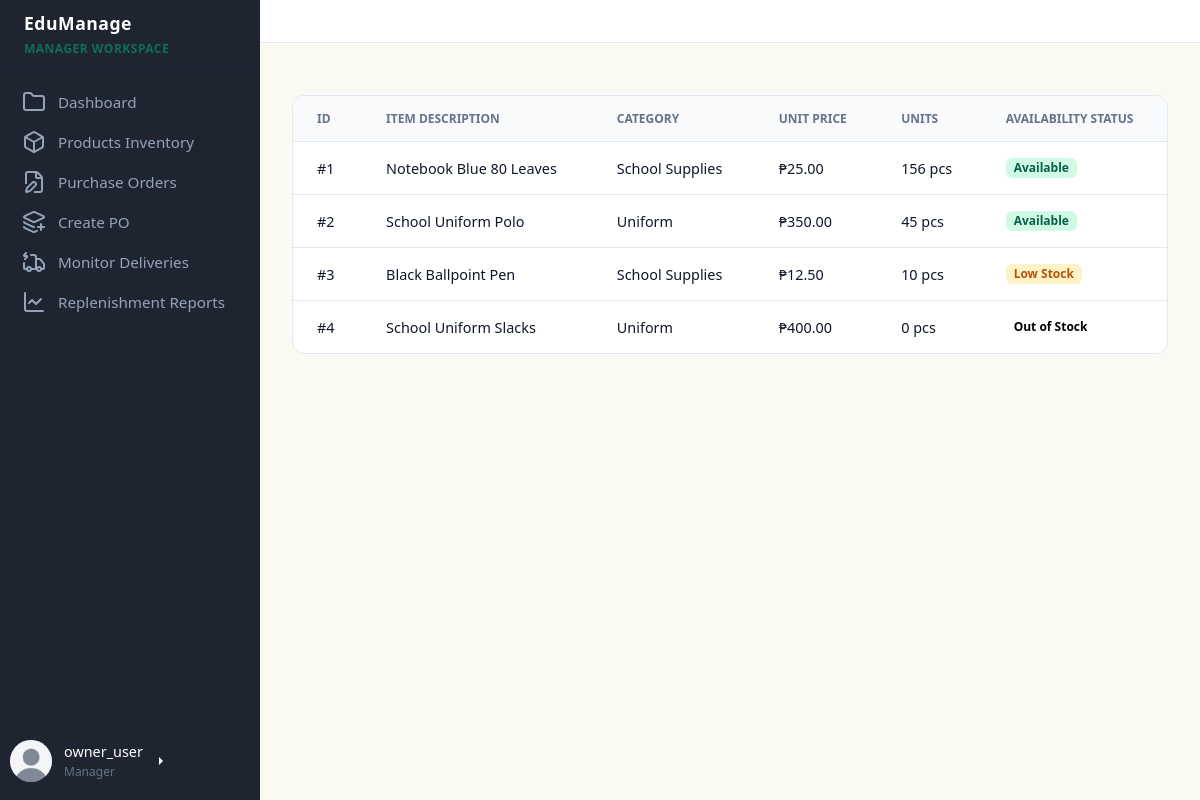
Page /dashboards/manager/manager_dashboard.php?page=products (signed in) on the committed database.
### tables this page shows
CREATE TABLE `users` (
  `user_id` int(11) NOT NULL,
  `first_name` varchar(50) NOT NULL,
  `last_name` varchar(50) NOT NULL,
  `profile_picture` varchar(255) DEFAULT 'default.jpg',
  `email` varchar(100) NOT NULL,
  `username` varchar(50) NOT NULL,
  `password_hash` varchar(255) NOT NULL,
  `role` varchar(20) NOT NULL,
  `is_archived` tinyint(1) NOT NULL DEFAULT 0,
  `approval_status` enum('pending','approved','rejected') NOT NULL DEFAULT 'pending',
  `approved_by` int(11) DEFAULT NULL,
  `approved_at` datetime DEFAULT NULL,
  `created_at` datetime DEFAULT current_timestamp()
);

CREATE TABLE `inventory` (
  `inventory_id` int(11) NOT NULL,
  `product_id` int(11) NOT NULL,
  `current_stock` int(11) NOT NULL,
  `minimum_stock` int(11) NOT NULL,
  `last_updated` datetime DEFAULT current_timestamp() ON UPDATE current_timestamp()
);

CREATE TABLE `products` (
  `product_id` int(11) NOT NULL,
  `product_name` varchar(100) NOT NULL,
  `category` varchar(50) NOT NULL,
  `price` decimal(10,2) NOT NULL,
  `stock_quantity` int(11) NOT NULL,
  `size` varchar(20) DEFAULT NULL,
  `description` text DEFAULT NULL,
  `availability` varchar(20) NOT NULL,
  `created_at` datetime DEFAULT current_timestamp()
);

### dashboards/manager/modules/products.php (the view, shortened to what this page needs)
<div id="products" class="content-section">
    <div class="table-container">
        <table>
            <thead>
                <tr>
                    <th>ID</th>
                    <th>Item Description</th>
                    <th>Category</th>
                    <th>Unit Price</th>
                    <th>Units</th>
                    <th>Availability Status</th>
                </tr>
            </thead>
            <tbody>
                <?php
                $all_products_sql = "SELECT p.product_id, p.product_name, p.category, p.price, i.current_stock, p.availability
             FROM products p
             INNER JOIN inventory i ON p.product_id = i.product_id";
                $all_products_result = $conn->query($all_products_sql);
                if ($all_products_result && $all_products_result->num_rows > 0) {
                    while ($prod = $all_products_result->fetch_assoc()) {
                        $badge_class = 'success';
                        if ($prod['availability'] === 'Low Stock') {
                            $badge_class = 'warning';
                        }
                        if ($prod['availability'] === 'Out of Stock') {
                            $badge_class = 'danger';
                        }
                        echo "<tr>";
                        echo "<td>#{$prod['product_id']}</td>";
                        echo "<td>" . htmlspecialchars($prod['product_name']) . "</td>";
                        echo "<td>" . htmlspecialchars($prod['category']) . "</td>";
                        echo "<td>₱" . number_format($prod['price'], 2) . "</td>";
                        echo "<td>" . number_format($prod['current_stock']) . " pcs</td>";
                        echo "<td><span class='badge {$badge_class}'>" . htmlspecialchars($prod['availability']) . "</span></td>";
                        echo "</tr>";
                    }
                } else {
                    echo "<tr><td colspan='6' style='text-align:center;'>No products registered in system database logs.</td></tr>";
                }
                ?>
            </tbody>
        </table>
    </div>
</div>

### dashboards/manager/managersidebar.php (shortened to what this page needs)
<aside>
        <div class="brand">
            EduManage
            <span>Manager Workspace</span>
        </div>
        <ul class="menu">
            <li class="menu-item">
                <a href="manager_dashboard.php?page=dashboard"><?php include("../../icons/folder-icon.html") ?> <span>Dashboard</span></a>
            </li>
            <li class="menu-item">
                <a href="manager_dashboard.php?page=products"><?php include("../../icons/box-icon.html") ?> <span>Products Inventory</span></a>
            </li>
            <li class="menu-item">
                <a href="manager_dashboard.php?page=orders"><?php include("../../icons/file-icon.html") ?> <span>Purchase Orders</span></a>
            </li>
            <li class="menu-item">
                <a href="manager_dashboard.php?page=purchase"><?php include("../../icons/layer-icon.html") ?> <span>Create PO</span></a>
            </li>
            <li class="menu-item">
                <a href="manager_dashboard.php?page=deliveries"><?php include("../../icons/truck-icon.html") ?> <span>Monitor Deliveries</span></a>
            </li>
            <li class="menu-item">
                <a href="manager_dashboard.php?page=reports"><?php include("../../icons/graph-icon.html") ?> <span>Replenishment Reports</span></a>
            </li>
        </ul>
        <div class="btn-group dropend mb-2">
            <a role="button" class="user-profile dropdown-toggle text-white text-decoration-none" data-bs-toggle="dropdown" aria-expanded="false">
                <div class="avatar">
                    <?php if (!empty($user['profile_picture'])): ?>
                        <img
                            src="../../uploads/profile_pictures/<?= htmlspecialchars($user['profile_picture']) ?>"
                            alt="Profile Picture">
                    <?php else: ?>
                        <?= strtoupper(substr($user['username'], 0, 2)) ?>
                    <?php endif; ?>
                </div>
                <div class="user-info" style="text-align: left;">
                    <span style="font-size: 0.9rem;">
                        <?= htmlspecialchars($user['username']) ?>
                    </span>
                    <span style="font-size: 0.75rem; color: var(--text-muted);">
                        <?= htmlspecialchars($user['role']) ?>
                    </span>
                </div>
            </a>
        </div>
    </aside>

### css/style.css (style rules this page uses)
* { box-sizing: border-box; margin: 0; padding: 0; font-family: "Segoe UI", system-ui, sans-serif; }
body { background-color: var(--bg-main); color: var(--text-dark); display: flex; height: 100vh; overflow: hidden; }
aside { width: 260px; background-color: var(--bg-sidebar); color: #ffffff; display: flex; flex-direction: column; flex-shrink: 0; }
.brand { padding-inline: 24px; padding-block: 10px; font-size: 1.1rem; font-weight: bold; border-bottom: 1px solid var(--sidebar-active); letter-spacing: 0.5px; }
.brand span { color: var(--primary); display: block; font-size: 0.75rem; text-transform: uppercase; margin-top: 4px; }
.menu { list-style: none; padding: 15px 10px; display: flex; flex-direction: column; gap: 4px; flex-grow: 1; }
.menu-item a { display: flex; align-items: center; gap: 12px; color: #94a3b8; text-decoration: none; padding: 6px; padding-left: 12px; border-radius: 4px; font-size: 0.95rem; transition: all 0.2s; }
.user-profile { display: flex; align-items: center; gap: 12px; padding-left: 10px; margin-bottom: 10px; }
.user-info { display: flex; flex-direction: column; gap: 1px; }
.avatar { width: 36px; height: 36px; background-color: var(--primary); color: #ffffff; border-radius: 50%; display: flex; align-items: center; justify-content: center; font-weight: bold; font-size: 0.9rem; }
.btn-group { display: flex; gap: 12px; }
.table-container { background: #ffffff; border: 1px solid var(--border); border-radius: 12px; overflow: hidden; }
table { width: 100%; border-collapse: collapse; text-align: left; }
th { background-color: #f8fafc; color: var(--text-muted); font-size: 0.75rem; text-transform: uppercase; font-weight: 700; padding: 14px 24px; border-bottom: 1px solid var(--border); }
td { padding: 16px 24px; border-bottom: 1px solid var(--border); font-size: 0.9rem; }
tr:last-child td { border-bottom: none; }
.badge { display: inline-block; padding: 4px 8px; border-radius: 6px; font-size: 0.75rem; font-weight: 600; color: black; }
.badge.warning { background-color: #fef3c7; color: #b45309; }
.badge.success { background-color: #d1fae5; color: #065f46; }
.avatar { width: 42px; height: 42px; border-radius: 50%; overflow: hidden; display: flex; align-items: center; justify-content: center; background: #6c63ff; color: white; font-weight: 600; }
.avatar img { width: 100%; height: 100%; object-fit: cover; }

### dashboards/manager/manager_dashboard.php (style rules this page uses)
.content-section { display: none; }
.content-section:first-of-type { display: block; }
.avatar { width: 42px; height: 42px; min-width: 42px; min-height: 42px; border-radius: 50%; overflow: hidden; display: flex; align-items: center; justify-content: center; font-weight: 600; }
.avatar img { width: 100%; height: 100%; object-fit: cover; display: block; }

### rows in the picture
users: profile_picture (placeholder picture), username "owner_user", role "Manager"
inventory: product.product_id "1", product.product_name "Notebook Blue 80 Leaves", product.category "School Supplies", product.price "25.00", current_stock "156", product.availability "Available"
inventory: product.product_id "2", product.product_name "School Uniform Polo", product.category "Uniform", product.price "350.00", current_stock "45", product.availability "Available"
inventory: product.product_id "3", product.product_name "Black Ballpoint Pen", product.category "School Supplies", product.price "12.50", current_stock "10", product.availability "Low Stock"
inventory: product.product_id "4", product.product_name "School Uniform Slacks", product.category "Uniform", product.price "400.00", current_stock "0", product.availability "Out of Stock"
